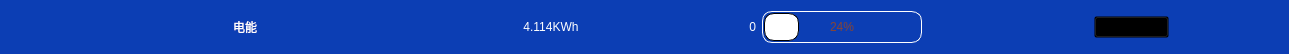
       <widget class="QWidget" name="widget_3" native="true">
        <property name="maximumSize">
         <size>
          <width>16777215</width>
          <height>45</height>
         </size>
        </property>
        <property name="styleSheet">
         <string notr="true">background-color: rgb(12,62,180);
color: rgb(255, 255, 255);</string>
        </property>
        <layout class="QHBoxLayout" name="horizontalLayout_6">
         <item>
          <spacer name="horizontalSpacer_21">
           <property name="orientation">
            <enum>Qt::Horizontal</enum>
           </property>
           <property name="sizeHint" stdset="0">
            <size>
             <width>109</width>
             <height>20</height>
            </size>
           </property>
          </spacer>
         </item>
         <item>
          <widget class="QLabel" name="eleItemLab">
           <property name="minimumSize">
            <size>
             <width>250</width>
             <height>0</height>
            </size>
           </property>
           <property name="maximumSize">
            <size>
             <width>64</width>
             <height>16777215</height>
            </size>
           </property>
           <property name="styleSheet">
            <string notr="true"/>
           </property>
           <property name="text">
            <string>电能</string>
           </property>
           <property name="alignment">
            <set>Qt::AlignCenter</set>
           </property>
          </widget>
         </item>
         <item>
          <spacer name="horizontalSpacer_22">
           <property name="orientation">
            <enum>Qt::Horizontal</enum>
           </property>
           <property name="sizeHint" stdset="0">
            <size>
             <width>110</width>
             <height>20</height>
            </size>
           </property>
          </spacer>
         </item>
         <item>
          <widget class="QLabel" name="eleLab">
           <property name="minimumSize">
            <size>
             <width>130</width>
             <height>0</height>
            </size>
           </property>
           <property name="styleSheet">
            <string notr="true"/>
           </property>
           <property name="text">
            <string>4.114KWh</string>
           </property>
           <property name="alignment">
            <set>Qt::AlignCenter</set>
           </property>
          </widget>
         </item>
         <item>
          <spacer name="horizontalSpacer_23">
           <property name="orientation">
            <enum>Qt::Horizontal</enum>
           </property>
           <property name="sizeHint" stdset="0">
            <size>
             <width>109</width>
             <height>20</height>
            </size>
           </property>
          </spacer>
         </item>
         <item>
          <widget class="QLabel" name="eleLab_2">
           <property name="minimumSize">
            <size>
             <width>25</width>
             <height>0</height>
            </size>
           </property>
           <property name="styleSheet">
            <string notr="true"/>
           </property>
           <property name="text">
            <string>0</string>
           </property>
           <property name="alignment">
            <set>Qt::AlignRight|Qt::AlignTrailing|Qt::AlignVCenter</set>
           </property>
          </widget>
         </item>
         <item>
          <widget class="QProgressBar" name="eleProBar">
           <property name="sizePolicy">
            <sizepolicy hsizetype="Fixed" vsizetype="Fixed">
             <horstretch>0</horstretch>
             <verstretch>0</verstretch>
            </sizepolicy>
           </property>
           <property name="minimumSize">
            <size>
             <width>160</width>
             <height>0</height>
            </size>
           </property>
           <property name="maximumSize">
            <size>
             <width>180</width>
             <height>16777215</height>
            </size>
           </property>
           <property name="styleSheet">
            <string notr="true">QProgressBar{border:1px solid #FFFFFF;
       height:30;
       background:transparent;
       text-align:center;
       color:rgb(134,68,54);
       border-radius:10px;}
  QProgressBar::chunk{
       border-radius:10px;
       border:1px solid black;
       background-color:white;
       margin:0.5px;}</string>
           </property>
           <property name="value">
            <number>24</number>
           </property>
           <property name="alignment">
            <set>Qt::AlignCenter</set>
           </property>
          </widget>
         </item>
         <item>
          <widget class="QLabel" name="label_8">
           <property name="minimumSize">
            <size>
             <width>50</width>
             <height>0</height>
            </size>
           </property>
           <property name="maximumSize">
            <size>
             <width>50</width>
             <height>16777215</height>
            </size>
           </property>
           <property name="text">
            <string/>
           </property>
          </widget>
         </item>
         <item>
          <spacer name="horizontalSpacer_24">
           <property name="orientation">
            <enum>Qt::Horizontal</enum>
           </property>
           <property name="sizeHint" stdset="0">
            <size>
             <width>110</width>
             <height>20</height>
            </size>
           </property>
          </spacer>
         </item>
         <item>
          <widget class="QPushButton" name="pushButton_3">
           <property name="minimumSize">
            <size>
             <width>75</width>
             <height>0</height>
            </size>
           </property>
           <property name="maximumSize">
            <size>
             <width>75</width>
             <height>16777215</height>
            </size>
           </property>
           <property name="styleSheet">
            <string notr="true">background-color: transparent;</string>
           </property>
           <property name="text">
            <string/>
           </property>
          </widget>
         </item>
         <item>
          <spacer name="horizontalSpacer_25">
           <property name="orientation">
            <enum>Qt::Horizontal</enum>
           </property>
           <property name="sizeHint" stdset="0">
            <size>
             <width>109</width>
             <height>20</height>
            </size>
           </property>
          </spacer>
         </item>
        </layout>
       </widget>
